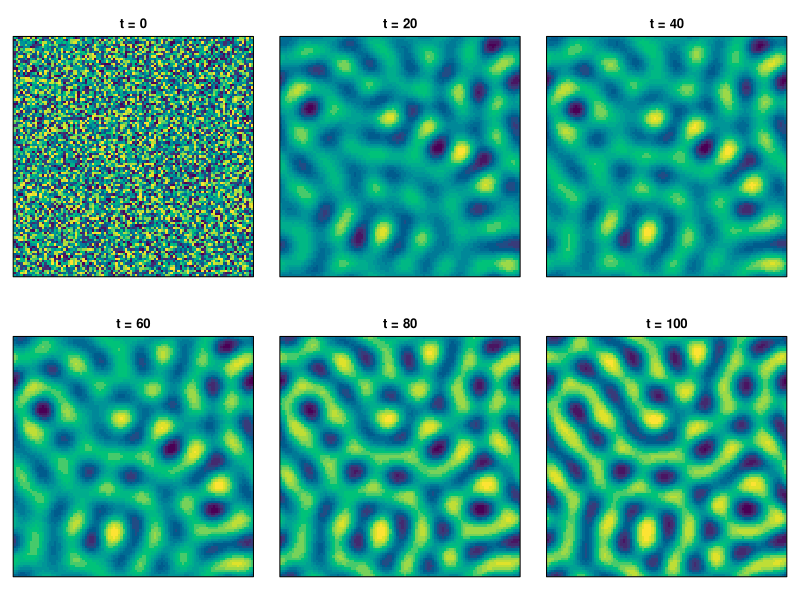
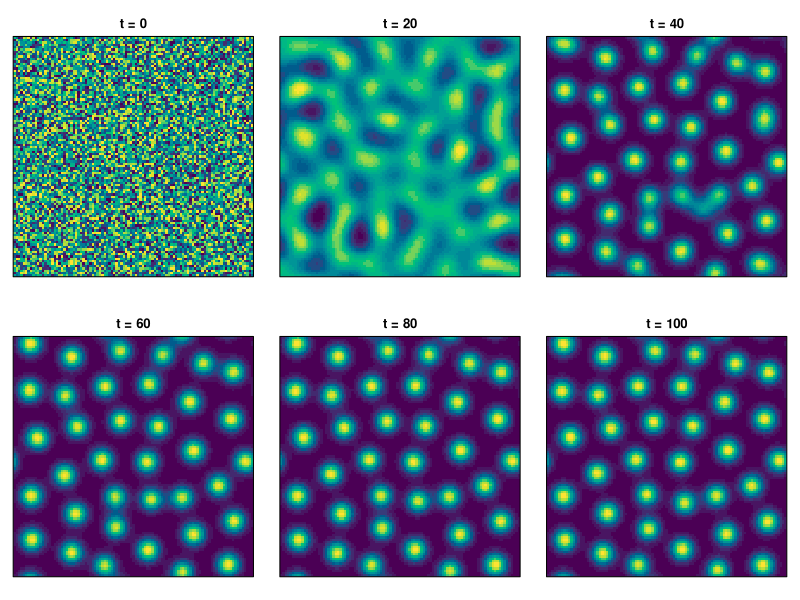

Write R code to recreate these figures, in order.
## ---- chunk 1
# periodic 2D Laplacian, five-point stencil (wraps in both directions)
lap2d <- function(M, n)
  rbind(M[-1, ], M[1, ]) + rbind(M[n, ], M[-n, ]) +
  cbind(M[, -1], M[, 1]) + cbind(M[, n], M[, -n]) - 4 * M

# one explicit finite-difference solve of a 2-component reaction-diffusion system in 2D
pde_fd_rd_2d <- function(reaction, D, u, v, n, dX, dt, t.total, ...) {
  nt <- as.integer(t.total / dt)
  fu <- D[1] / dX^2 * dt; fv <- D[2] / dX^2 * dt
  for (step in seq_len(nt)) {
    r <- reaction(u, v, ...)                        # reaction on the whole grid at once
    u_new <- u + r[[1]] * dt + fu * lap2d(u, n)
    v_new <- v + r[[2]] * dt + fv * lap2d(v, n)
    u <- u_new; v <- v_new
  }
  list(u = u, v = v)
}
## ---- chunk 2
run_rd_2d <- function(reaction, D, mu, n, dX, dt, block, nplot, seed = 10) {
  set.seed(seed)
  u <- matrix(1 + runif(n * n, -0.1, 0.1), n, n)
  v <- matrix(1 + runif(n * n, -0.1, 0.1), n, n)
  vir <- hcl.colors(20, "viridis")
  par(mfrow = c(2, 3), pty = "s", mar = c(1, 1, 2, 1))
  image(1:n, 1:n, u, col = vir, axes = FALSE, main = "t = 0"); box()
  for (i in 1:(nplot - 1)) {
    r <- pde_fd_rd_2d(reaction, D, u, v, n, dX, dt, block, mu = mu)
    u <- r$u; v <- r$v
    image(1:n, 1:n, u, col = vir, axes = FALSE, main = paste("t =", i * block)); box()
  }
}
## ---- chunk 3
#| fig-width: 9
#| fig-height: 6.2
#| out-width: "95%"
#| rmar: false
asdm <- function(u, v, mu) { u2v <- u * u * v; list(u2v - u, mu * (1 - u2v)) }

n <- 101; dX <- 0.2; dt <- 0.005; D <- c(0.1, 1); mu <- 1.5
run_rd_2d(asdm, D, mu, n, dX, dt, block = 20, nplot = 6)
## ---- chunk 4
#| fig-width: 9
#| fig-height: 6.2
#| out-width: "95%"
#| rmar: false
aim <- function(u, v, mu) list(u^2 / v - u, mu * u^2 - v)

run_rd_2d(aim, D, mu, n, dX, dt, block = 20, nplot = 6)
